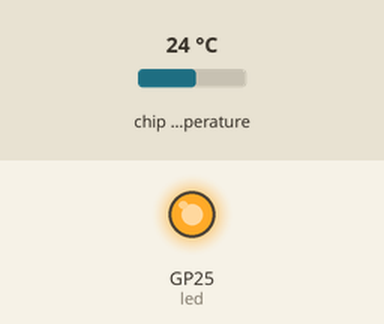
The program below on a simulated Raspberry Pi Pico running MicroPython. Parts: output pins drawn as LEDs (lit = HIGH). Inputs (shaded band) come from the test bench; at power-on: chip temperature 24 °C. What the program prints to the serial console is not drawn.

Above: at 1.2 s.
1.3 s: chip temperature set to 1 °C
At 2.4 s:
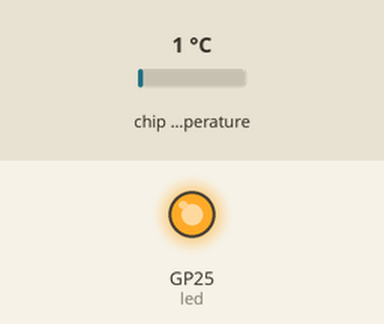
2.8 s: chip temperature set to 11 °C
6.0 s: chip temperature set to 22 °C
At 6.7 s:
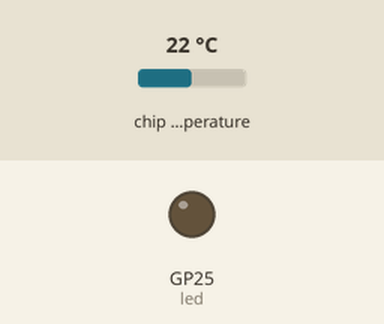
Timing chart, 0 to 9.0 s (numbered marks = the images above; inputs shaded):
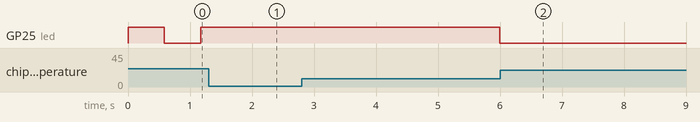

Measured:
- after the input at 1.3 s, GP25 (led): stays HIGH (without the input it goes to LOW after 0.46 s)

The program:

temp_blink.py
```python
from machine import Pin
from time import sleep
import utime

led = Pin(25, Pin.OUT)

sensor_temp = machine.ADC(4)
conversion_factor = 3.3/(65535)

reading = sensor_temp.read_u16()*conversion_factor
temperature = 27 - (reading - 0.706)/0.001721 #actual reading in Cº, see pag 571 of the data sheet

while True:
    led.toggle()
    reading = sensor_temp.read_u16()*conversion_factor
    a = 27 - (reading - 0.706)/0.001721
    #frequency as a function of the change in temperture since turned on, change model and parameters at will
    dx = 4 + 2*(a - temperature)
    dy =((1/dx)**4)*150
    frequency_Hz = (1/dy)
    utime.sleep(dy)
    print("temperature:", a, "frequency_Hz:", frequency_Hz)
```
